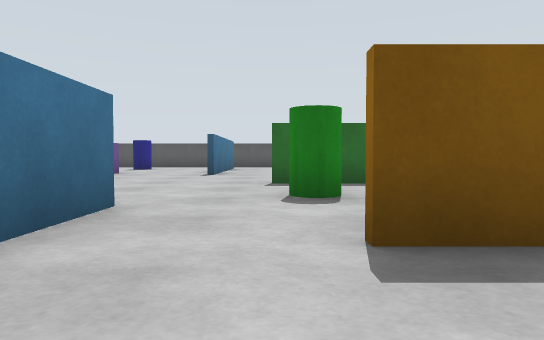
view 1 (above)

21 first-person views from a walk through a robot-simulator world made for Gazebo. The camera is 0.45 m above the floor, tilts 2° down and sees 70° across. The floor is counted in squares, 1 m on a side. Each view is taken from the middle of a square. On the plan, view 1 faces up. The plan holds only what a view shows up to about 9 squares ahead; the rest is blank. The place goes on beyond the plan.

view 2
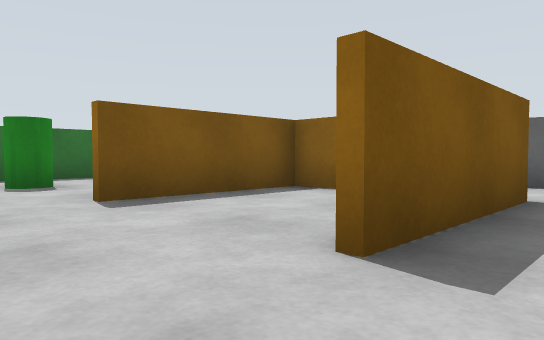

view 3
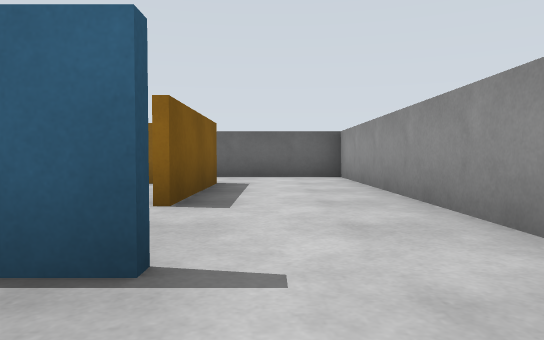

view 4
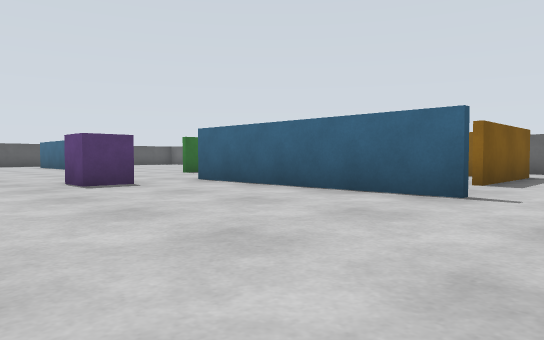

view 5
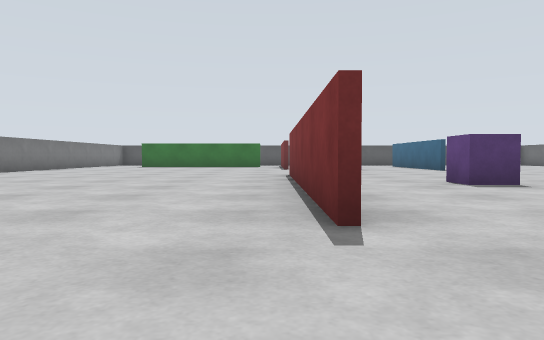

view 6
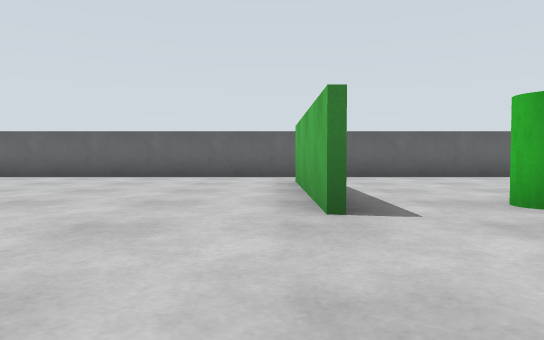

view 7
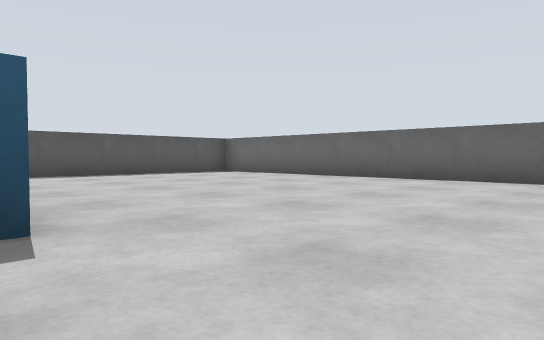

view 8
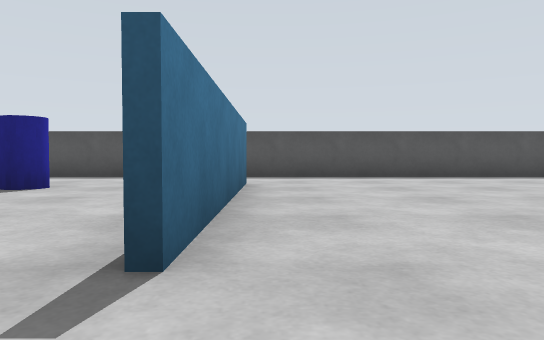

view 9
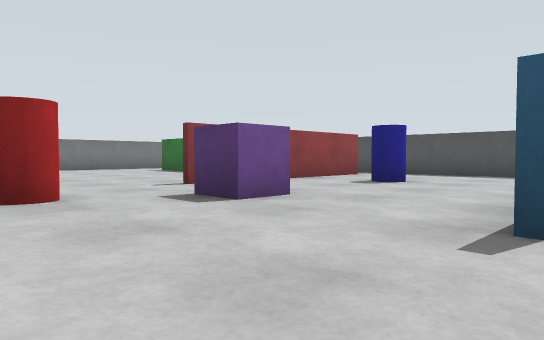

view 10
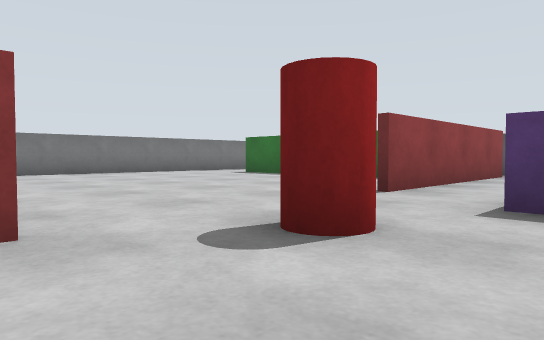

view 11
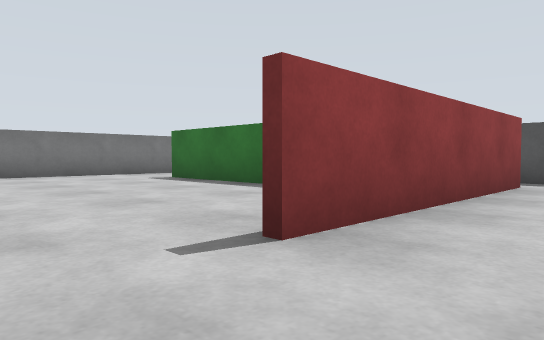

view 12
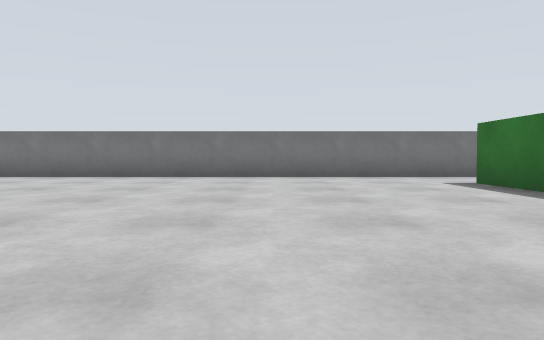

view 13
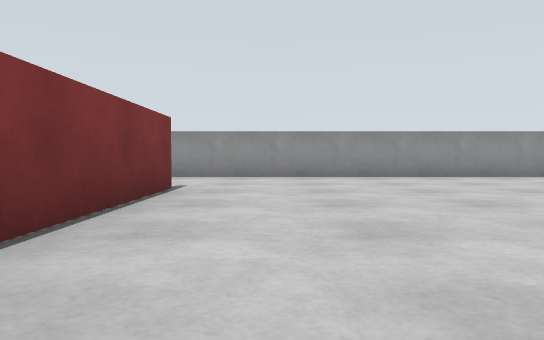

view 14
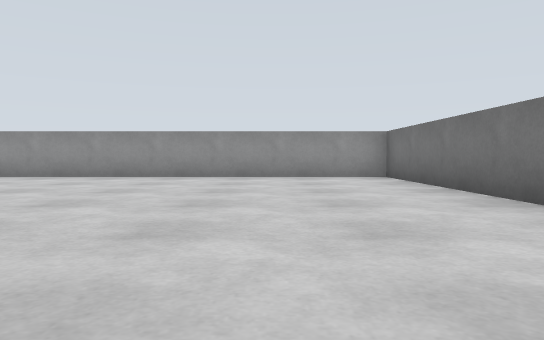

view 15
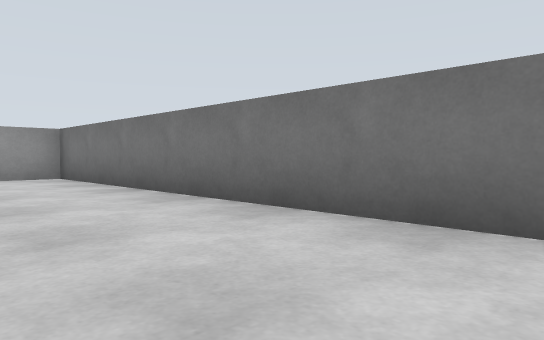

view 16
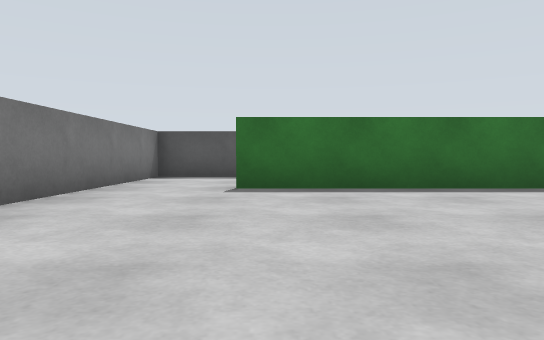

view 17
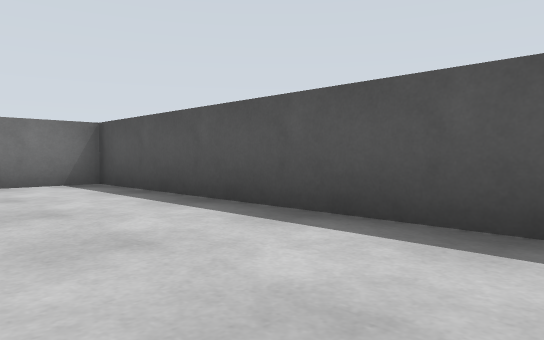

view 18
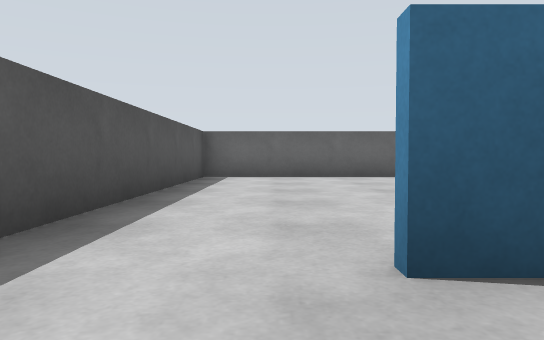

view 19
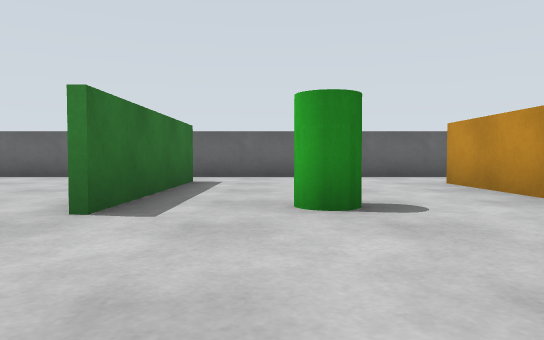

view 20
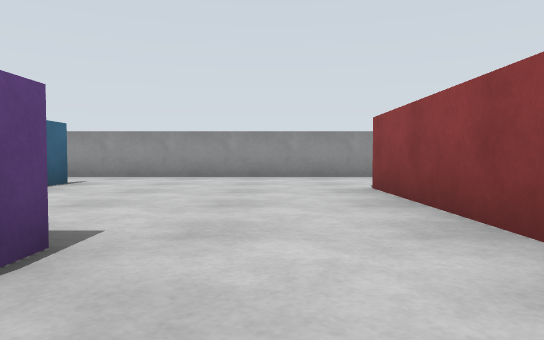

view 21
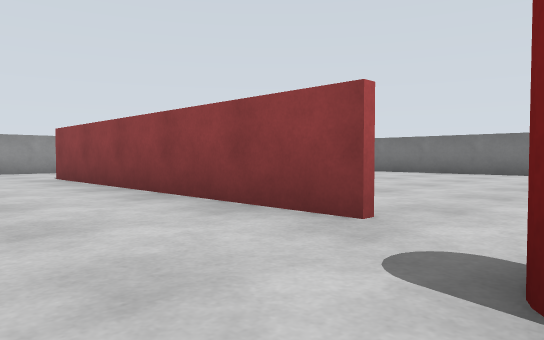

### Floor plan
Ten units are one square. View 1 is at (0, 0); x grows to the right and y downward. Boxes are objects, and circles mark ways between rooms. Rooms are numbered by the first view taken in them; rooms with no view inside come last. Other rooms are left out.
<svg viewBox="-150 -170 210 210">
<path fill="none" stroke="#000" d="M34 1 34 -19 5 -19M-64 -66 -64 5M-14 -35 -14 -20M0 -65 39 -65M11 -21 35 -21M-66 5 -66 -58M-16 16 -16 -35M40 -64 0 -64M-16 -139 -16 -145M-81 -134 -125 -134M-14 -145 -14 -95M-64 -156 -64 -105M35 11 5 11M-31 -165 -68 -165M55 -11 55 -165 -16 -165M-145 -125 -145 35 55 35 55 6M-84 -165 -145 -165 -145 -125"/>
<rect x="-65" y="-85" width="20" height="10" fill="#bbb"><title>red cylinder</title></rect>
<rect x="-55" y="-105" width="20" height="10" fill="#bbb"><title>pillar</title></rect>
<rect x="-55" y="-145" width="20" height="20" fill="#bbb"><title>blue cylinder</title></rect>
<rect x="-45" y="-45" width="20" height="20" fill="#bbb"><title>pillar</title></rect>
<rect x="-5" y="-55" width="20" height="20" fill="#bbb"><title>green cylinder</title></rect>
<circle cx="-5" cy="-20" r="3" fill="#2a7"/>
<circle cx="-5" cy="10" r="3" fill="#2a7"/>
<circle cx="-135" cy="-130" r="3" fill="#2a7"/>
<circle cx="-70" cy="-160" r="3" fill="#2a7"/>
<text x="0" y="-10">1</text>
<text x="-40" y="-60">2</text>
<text x="-110" y="-150">3</text>
</svg>
Room 1 opens to room 2. Room 2 opens to room 3.

Where each view was taken, in squares from view 1:
view 1: 0 up, 0 right, facing up
view 2: 2 down, 1 left, facing up-right
view 3: 2 down, 3 left, facing right
view 4: 3 down, 6 left, facing up-right
view 5: 3 down, 7 left, facing up
view 6: 7 up, 3 left, facing right
view 7: 7 up, 2 left, facing up-right
view 8: 8 up, 1 left, facing up
view 9: 7 up, 1 left, facing up-left
view 10: 6 up, 4 left, facing up-left
view 11: 9 up, 5 left, facing up-left
view 12: 10 up, 6 left, facing left
view 13: 5 up, 8 left, facing down
view 14: 5 up, 12 left, facing down
view 15: 5 up, 12 left, facing down-left
view 16: 8 up, 12 left, facing up
view 17: 14 up, 8 left, facing up-left
view 18: 15 up, 3 left, facing right
view 19: 5 up, 3 left, facing right
view 20: 5 up, 5 left, facing down
view 21: 8 up, 4 left, facing down-left
